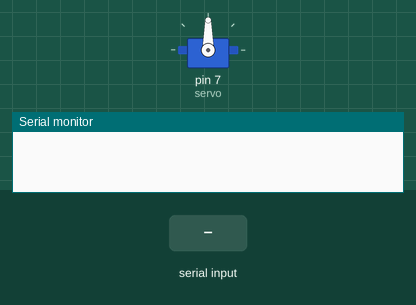
Simulated run of this sketch. Board: Arduino Uno, built with avr-gcc and run on an emulated ATmega328P. On the bench: servo, the last lines printed to the serial monitor. Inputs (shaded band) come from the test bench.

Above: at 1.2 s.
1.3 s: "1" received over Serial
At 2.2 s:
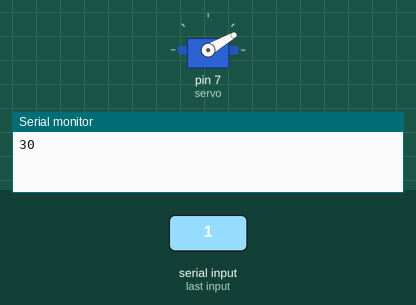
2.8 s: "1" received over Serial
At 3.3 s:
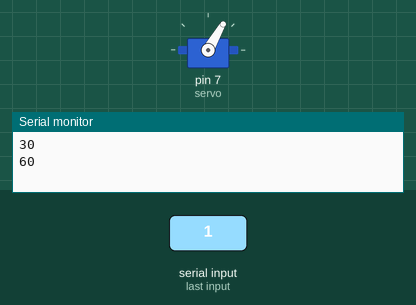
Timing chart, 0 to 5.8 s (numbered marks = the images above; inputs shaded):
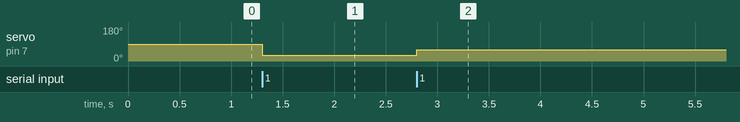

Measured:
- after the input at 1.3 s, servo on pin 7 (servo): 90° → 30° at once
- after the input at 2.8 s, servo on pin 7 (servo): 30° → 60° at once

The sketch:

servo_turn30degree.ino
```cpp
#include<Servo.h>
Servo servo;
int value = 0;

void setup() {
  servo.attach(7); // 7번 핀 사용
  Serial.begin(9600); // 시리얼 통신 속도, 초당 9600비트 (baud rate)
}

void loop() {
  if (Serial.available()) {
    char in_data = Serial.read();
    if (in_data == '1') {
      value += 30;
      if (value == 210) {
        value = 0;
      }
    }
    Serial.println(value);
    servo.write(value);
  }
}
```
